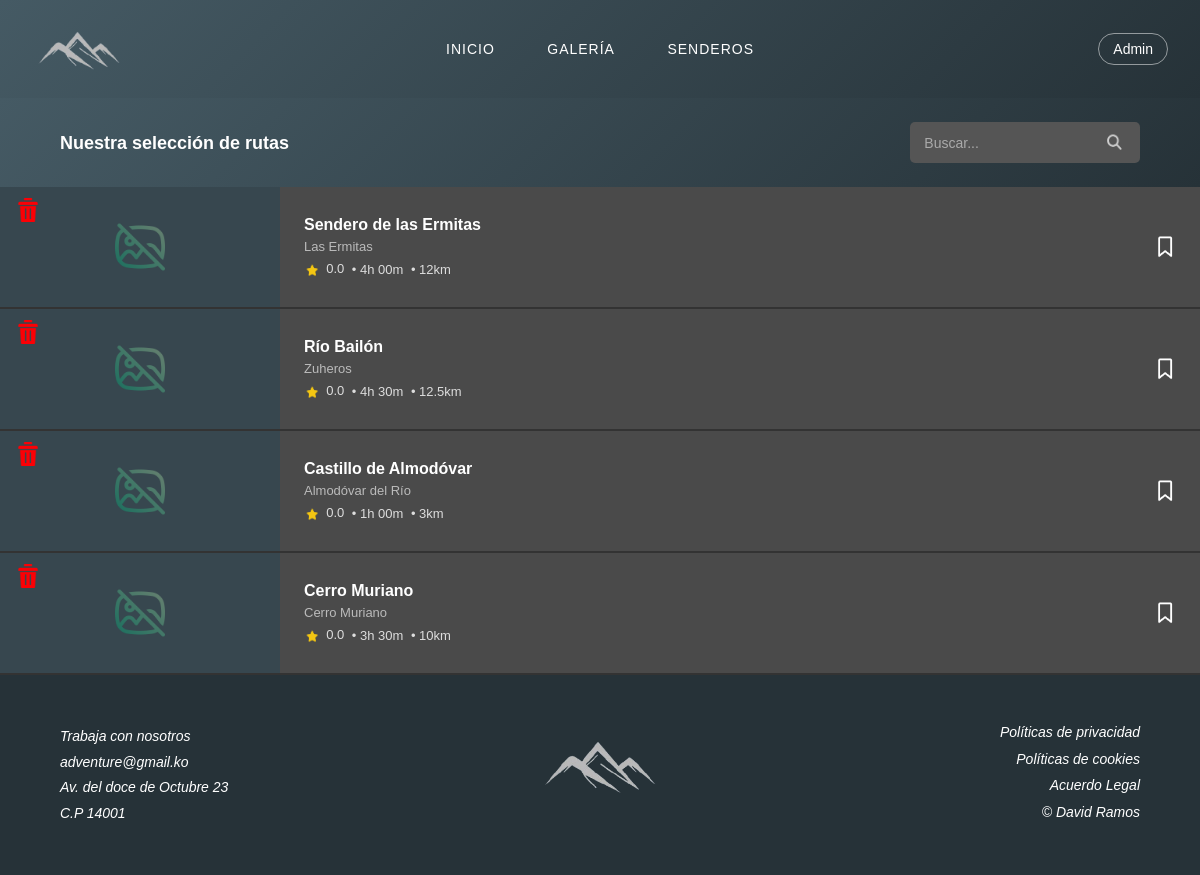
The page /category_page.php?dificultad=media (signed in) on the database its author committed.
### tables this page shows
CREATE TABLE `ruta` (
  `id_ruta` int(11) NOT NULL,
  `id_usuario` int(11) NOT NULL,
  `id_ubicacion` int(11) NOT NULL,
  `titulo` varchar(255) DEFAULT NULL,
  `nombre_ruta` varchar(255) DEFAULT NULL,
  `descripcion` text DEFAULT NULL,
  `distancia_km` float DEFAULT NULL,
  `duracion_estimada` varchar(50) DEFAULT NULL,
  `dificultad` varchar(50) DEFAULT NULL,
  `desnivel_metros` int(11) DEFAULT NULL,
  `imagen_url` varchar(500) DEFAULT NULL
);

CREATE TABLE `ubicacion` (
  `id_ubicacion` int(11) NOT NULL,
  `nombre` varchar(255) NOT NULL,
  `latitud` decimal(10,8) DEFAULT NULL,
  `longitud` decimal(11,8) DEFAULT NULL
);

### category_page.php (the view, shortened to what this page needs)
<!DOCTYPE html>
<html lang="es">
<head>
    <link rel="stylesheet" href="Includes/styles.css">
</head>
<body id="top">
    <header class="header-general">
        <?php include 'Includes/header.php'; ?>
    </header>
    <main class="categoriaPrincipal">
        <div class="categoriaToolbar">
            <h1>Nuestra selección de rutas</h1>
            <div class="cajaBusqueda">
                <input type="text" id="searchInput" placeholder="Buscar...">
                <button type="submit"><img src="Img/Icons/search.png" alt="Buscar" class="iconoBuscar"></button>
            </div>
        </div>
        <section class="listaRutas">
            <?php
            require_once 'Includes/db.php';
            try {
                $id_usuario = isset($_SESSION['id_usuario']) ? $_SESSION['id_usuario'] : 0;
                $sql = "SELECT r.*, u.nombre as nombre_ubicacion,
                        COALESCE((SELECT AVG(puntuacion) FROM resena WHERE id_ruta = r.id_ruta), 0) as media_puntuacion,
                        (SELECT COUNT(*) FROM favorito WHERE id_ruta = r.id_ruta AND id_usuario = :id_usuario) as es_favorito
                        FROM ruta r
                        JOIN ubicacion u ON r.id_ubicacion = u.id_ubicacion";
                $params = [':id_usuario' => $id_usuario];
                if (isset($_GET['dificultad'])) {
                    $dificultad = $_GET['dificultad'];
                    $sql .= " WHERE r.dificultad LIKE :dificultad";
                    $params[':dificultad'] = $dificultad;
                }
                $stmt = $pdo->prepare($sql);
                $stmt->execute($params);
                $rutas = $stmt->fetchAll(PDO::FETCH_ASSOC);
                if (count($rutas) > 0) {
                    foreach ($rutas as $ruta) {
            ?>
                        <article class="tarjetaRuta">
                            <a href="content_page.php?id=<?php echo $ruta['id_ruta']; ?>" class="tarjetaRutaEnlace">
                                <div class="tarjetaRutaImagen">
                                    <?php if (!empty($ruta['imagen_url'])): ?>
                                        <img src="<?php echo htmlspecialchars($ruta['imagen_url']); ?>" alt="Imagen ruta">
                                    <?php else: ?>
                                        <div class="sinFoto"><img src="Img/Icons/sin-imagen.png" alt="Sin foto"></div>
                                    <?php endif; ?>
                                </div>
                                <div class="tarjetaRutaInfo">
                                    <h2><?php echo htmlspecialchars($ruta['nombre_ruta']); ?></h2>
                                    <p class="tarjetaRutaUbicacion"><?php echo htmlspecialchars($ruta['nombre_ubicacion']); ?></p>
                                    <div class="tarjetaRutaEstadisticas">
                                        <span><img src="Img/Icons/star.png" alt="Estrella" class="iconoEstrella"> <?php echo number_format($ruta['media_puntuacion'], 1); ?></span>
                                        <span>• <?php echo htmlspecialchars($ruta['duracion_estimada']); ?></span>
                                        <span>• <?php echo htmlspecialchars($ruta['distancia_km']); ?>km</span>
                                    </div>
                                </div>
                            </a>
                            <button class="botonMarcador" data-id="<?php echo $ruta['id_ruta']; ?>">
                                <?php if ($ruta['es_favorito'] > 0): ?>
                                    <img src="Img/Icons/favorito_solid.png" alt="Favorito" class="iconoFavorito">
                                <?php else: ?>
                                    <img src="Img/Icons/favourite.png" alt="Favorito" class="iconoFavorito">
                                <?php endif; ?>
                            </button>
                            <?php
                            if (isset($_SESSION['rol']) && $_SESSION['rol'] === 'admin'):
                            ?>
                                <form action="delete_route.php" method="POST" class="formEliminar" onsubmit="return confirm('¿Estás seguro de que quieres eliminar esta ruta?');" style="position: absolute; top: 10px; left: 10px; z-index: 10;">
                                    <button type="submit" class="botonEliminar" style="background: none; border: none; cursor: pointer;">
                                        <img src="Img/Icons/delete.png" alt="Eliminar" title="Eliminar ruta" style="width: 24px; height: 24px;">
                                    </button>
                                </form>
                            <?php endif; ?>
                        </article>
            <?php
                    }
                } else {
                    echo "<p>No hay rutas disponibles actualmente.</p>";
                }
            } catch (PDOException $e) {
                echo "<p>Error al cargar las rutas: " . $e->getMessage() . "</p>";
            }
            ?>
        </section>
    </main>
    <footer>
        <?php include 'Includes/footer.php'; ?>
    </footer>
</body>
</html>

### Includes/styles.css (style rules this page uses)
body { margin: 0; font-family: 'Montserrat', sans-serif; background-color: #f0f3f5; min-height: 100vh; display: flex; flex-direction: column; }
footer { background-color: #263238; padding: 3em 5%; }
.categoriaPrincipal { background-color: #2d2d2d; flex: 1; }
.categoriaToolbar { padding: 1.5em 5%; background-color: #1a1a2e; background-image: url("../Img/fondo.jpg"); background-size: cover; background: linear-gradient(135deg, #455A64 0%, #263238 100%); display: flex; justify-content: space-between; align-items: center; flex-wrap: wrap; position: relative; z-index: 10; }
.categoriaToolbar h1 { color: white; font-size: 18px; font-weight: bold; margin: 0; line-height: 36px; }
.cajaBusqueda { background-color: #555; border-radius: 5px; overflow: hidden; display: flex; align-items: center; }
.cajaBusqueda input { background-color: transparent; border: none; color: white; padding: 0.6em 1em; font-size: 14px; width: 150px; outline: none; }
.cajaBusqueda input::placeholder { color: #aaa; }
.cajaBusqueda button { background-color: transparent; border: none; color: white; padding: 0.6em 1em; cursor: pointer; }
.listaRutas { padding: 0; margin: 0; }
.tarjetaRuta { display: block; background-color: #4a4a4a; border-bottom: 2px solid #333; position: relative; box-sizing: border-box; }
.tarjetaRutaEnlace { display: table; width: 100%; text-decoration: none; color: inherit; padding-right: 50px; box-sizing: border-box; }
.tarjetaRutaImagen { display: table-cell; vertical-align: middle; width: 280px; }
.tarjetaRutaImagen img { width: 280px; height: 120px; object-fit: cover; display: block; }
.sinFoto { display: flex; align-items: center; justify-content: center; width: 100%; height: 100%; min-height: 120px; background-color: #37474F; }
.sinFoto img { width: 50px; height: 50px; opacity: 0.4; object-fit: contain; box-shadow: none; border-radius: 0; }
.tarjetaRutaInfo { display: table-cell; vertical-align: middle; padding: 1em 1.5em; }
.tarjetaRutaInfo h2 { color: white; font-size: 16px; font-weight: bold; margin: 0 0 0.3em 0; }
.tarjetaRutaUbicacion { color: #bbb; font-size: 13px; margin: 0 0 0.5em 0; }
.tarjetaRutaEstadisticas { color: #ddd; font-size: 13px; }
.tarjetaRutaEstadisticas span { margin-right: 0.3em; vertical-align: middle; }
.iconoEstrella { width: 16px; height: 16px; vertical-align: middle; margin-right: 0.2em; }
.botonMarcador { position: absolute; top: 50%; right: 20px; margin-top: -15px; background: none; border: none; cursor: pointer; padding: 0; }
.iconoFavorito { width: 30px; height: 30px; }
.iconoBuscar { width: 25px; height: 25px; vertical-align: middle; }
.header-general { background: linear-gradient(135deg, #455A64 0%, #263238 100%); position: relative; z-index: 1000; }

### rows shown on the page
ruta: nombre_ruta "Sendero de las Ermitas", id_ubicacion.nombre "Las Ermitas", media_puntuacion "0.0", duracion_estimada "4h 00m", distancia_km "12"
ruta: nombre_ruta "Río Bailón", id_ubicacion.nombre "Zuheros", media_puntuacion "0.0", duracion_estimada "4h 30m", distancia_km "12.5"
ruta: nombre_ruta "Castillo de Almodóvar", id_ubicacion.nombre "Almodóvar del Río", media_puntuacion "0.0", duracion_estimada "1h 00m", distancia_km "3"
ruta: nombre_ruta "Cerro Muriano", id_ubicacion.nombre "Cerro Muriano", media_puntuacion "0.0", duracion_estimada "3h 30m", distancia_km "10"

### other values the page prints
$_SESSION['usuario'] "Admin"
